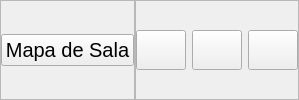
              <widget class="QWidget" name="cabecalho" native="true">
               <property name="sizePolicy">
                <sizepolicy hsizetype="Expanding" vsizetype="Preferred">
                 <horstretch>0</horstretch>
                 <verstretch>0</verstretch>
                </sizepolicy>
               </property>
               <property name="maximumSize">
                <size>
                 <width>16777215</width>
                 <height>16777215</height>
                </size>
               </property>
               <layout class="QHBoxLayout" name="horizontalLayout_2">
                <property name="spacing">
                 <number>0</number>
                </property>
                <property name="leftMargin">
                 <number>0</number>
                </property>
                <property name="topMargin">
                 <number>0</number>
                </property>
                <property name="rightMargin">
                 <number>0</number>
                </property>
                <property name="bottomMargin">
                 <number>0</number>
                </property>
                <item alignment="Qt::AlignLeft">
                 <widget class="QFrame" name="logoTitulo">
                  <property name="frameShape">
                   <enum>QFrame::StyledPanel</enum>
                  </property>
                  <property name="frameShadow">
                   <enum>QFrame::Raised</enum>
                  </property>
                  <layout class="QHBoxLayout" name="horizontalLayout_4">
                   <property name="leftMargin">
                    <number>0</number>
                   </property>
                   <property name="topMargin">
                    <number>0</number>
                   </property>
                   <property name="rightMargin">
                    <number>0</number>
                   </property>
                   <property name="bottomMargin">
                    <number>0</number>
                   </property>
                   <item>
                    <widget class="QPushButton" name="btnHomeAtalho">
                     <property name="font">
                      <font>
                       <pointsize>15</pointsize>
                      </font>
                     </property>
                     <property name="cursor">
                      <cursorShape>PointingHandCursor</cursorShape>
                     </property>
                     <property name="text">
                      <string>Mapa de Sala</string>
                     </property>
                     <property name="icon">
                      <iconset>
                       <normaloff>imagem/logoSenac.png</normaloff>imagem/logoSenac.png</iconset>
                     </property>
                     <property name="iconSize">
                      <size>
                       <width>70</width>
                       <height>40</height>
                      </size>
                     </property>
                    </widget>
                   </item>
                  </layout>
                 </widget>
                </item>
                <item alignment="Qt::AlignRight">
                 <widget class="QFrame" name="btnsJanela">
                  <property name="frameShape">
                   <enum>QFrame::StyledPanel</enum>
                  </property>
                  <property name="frameShadow">
                   <enum>QFrame::Raised</enum>
                  </property>
                  <layout class="QHBoxLayout" name="horizontalLayout_3">
                   <property name="spacing">
                    <number>6</number>
                   </property>
                   <property name="leftMargin">
                    <number>0</number>
                   </property>
                   <property name="topMargin">
                    <number>0</number>
                   </property>
                   <property name="rightMargin">
                    <number>0</number>
                   </property>
                   <property name="bottomMargin">
                    <number>0</number>
                   </property>
                   <item>
                    <widget class="QPushButton" name="btnMinimizar">
                     <property name="minimumSize">
                      <size>
                       <width>50</width>
                       <height>40</height>
                      </size>
                     </property>
                     <property name="cursor">
                      <cursorShape>PointingHandCursor</cursorShape>
                     </property>
                     <property name="text">
                      <string/>
                     </property>
                     <property name="icon">
                      <iconset>
                       <normaloff>icones/iconMinimezar.png</normaloff>icones/iconMinimezar.png</iconset>
                     </property>
                     <property name="iconSize">
                      <size>
                       <width>16</width>
                       <height>16</height>
                      </size>
                     </property>
                    </widget>
                   </item>
                   <item>
                    <widget class="QPushButton" name="btnTelaCheia">
                     <property name="minimumSize">
                      <size>
                       <width>50</width>
                       <height>40</height>
                      </size>
                     </property>
                     <property name="cursor">
                      <cursorShape>PointingHandCursor</cursorShape>
                     </property>
                     <property name="text">
                      <string/>
                     </property>
                     <property name="icon">
                      <iconset>
                       <normaloff>icones/iconTelaCheia.png</normaloff>icones/iconTelaCheia.png</iconset>
                     </property>
                     <property name="iconSize">
                      <size>
                       <width>16</width>
                       <height>16</height>
                      </size>
                     </property>
                    </widget>
                   </item>
                   <item>
                    <widget class="QPushButton" name="btnFecharPagina">
                     <property name="minimumSize">
                      <size>
                       <width>50</width>
                       <height>40</height>
                      </size>
                     </property>
                     <property name="sizeIncrement">
                      <size>
                       <width>100</width>
                       <height>0</height>
                      </size>
                     </property>
                     <property name="font">
                      <font>
                       <pointsize>8</pointsize>
                      </font>
                     </property>
                     <property name="cursor">
                      <cursorShape>PointingHandCursor</cursorShape>
                     </property>
                     <property name="styleSheet">
                      <string notr="true"/>
                     </property>
                     <property name="text">
                      <string/>
                     </property>
                     <property name="icon">
                      <iconset>
                       <normaloff>icones/iconClosePreto.png</normaloff>icones/iconClosePreto.png</iconset>
                     </property>
                     <property name="iconSize">
                      <size>
                       <width>16</width>
                       <height>16</height>
                      </size>
                     </property>
                    </widget>
                   </item>
                  </layout>
                 </widget>
                </item>
               </layout>
              </widget>
